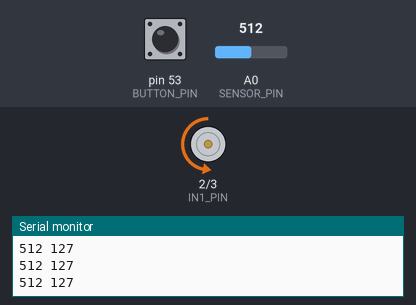
This sketch was run on a simulated Arduino Mega 2560, built with avr-gcc and run on an emulated ATmega2560. Parts: motor-driver pin pairs drawn as motors (green arrow = first pin HIGH = forward, orange = second pin HIGH = backward, longer = more drive, scaled by the enable pin), the last lines printed to the serial monitor. The test bench sets the inputs (shaded band); at power-on: A0 (SENSOR_PIN) = 512, pin 53 (BUTTON_PIN) HIGH.

Above: at 1.2 s.
1.3 s: A0 (SENSOR_PIN) set to 716
At 1.9 s:
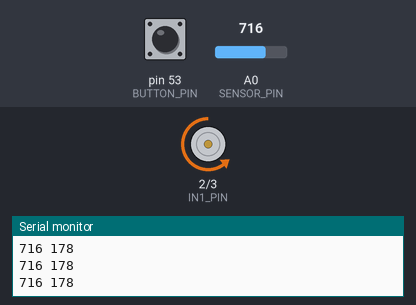
2.8 s: pin 53 (BUTTON_PIN) pulled LOW for 0.15 s
At 3.7 s:
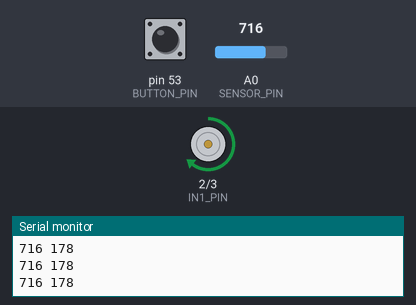
4.7 s: A0 (SENSOR_PIN) set to 900
At 5.1 s:
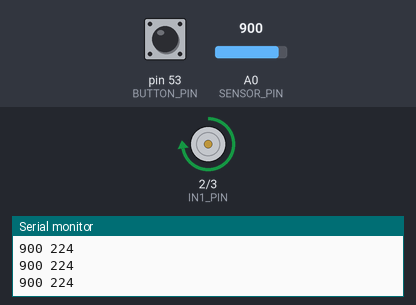
6.2 s: pin 53 (BUTTON_PIN) pulled LOW for 1 s
At 8.7 s:
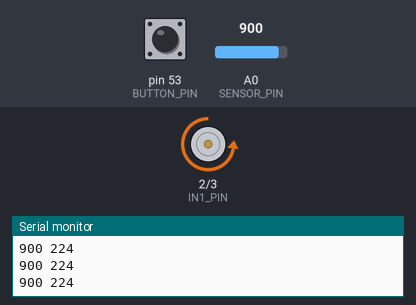
9.0 s: A0 (SENSOR_PIN) set to 122
At 10.2 s:
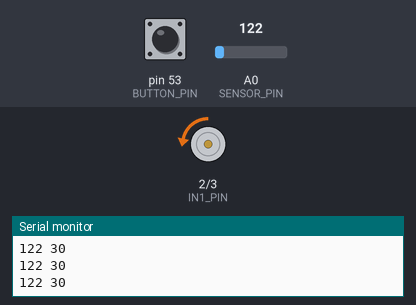
10.5 s: pin 53 (BUTTON_PIN) pulled LOW for 0.15 s
At 12.0 s:
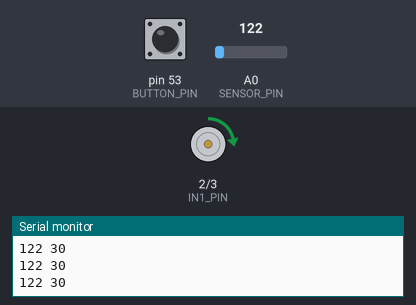
Timing chart, 0 to 13.4 s (numbered marks = the images above; inputs shaded):
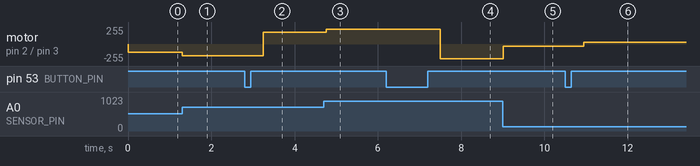

Measured:
- after the input at 1.3 s, motor on pin 2 (IN1_PIN) / pin 3 (IN2_PIN): backward 127/255 → backward 178/255 at once
- after the input at 2.8 s, motor on pin 2 (IN1_PIN) / pin 3 (IN2_PIN): backward 178/255 → forward 178/255 after 0.45 s
- after the input at 4.7 s, motor on pin 2 (IN1_PIN) / pin 3 (IN2_PIN): forward 178/255 → forward 224/255 after 0.06 s
- after the input at 6.2 s, motor on pin 2 (IN1_PIN) / pin 3 (IN2_PIN): forward 224/255 → backward 224/255 after 1.3 s
- after the input at 9.0 s, motor on pin 2 (IN1_PIN) / pin 3 (IN2_PIN): backward 224/255 → backward 30/255 at once
- after the input at 10.5 s, motor on pin 2 (IN1_PIN) / pin 3 (IN2_PIN): backward 30/255 → forward 30/255 after 0.45 s

The sketch:

HBridgeTest.ino
```cpp
// Define names for the pins.
#define SENSOR_PIN A0
#define IN1_PIN 2
#define IN2_PIN 3
#define ENA_PIN 4
#define BUTTON_PIN 53

int analogValue;  // Value of the potentiometer.
bool state;       // Flag to represnt the direction of rotation.

void setup() {
  Serial.begin(9600);  // Start serial communication between the board and the computer.

  // Configuration of the digital pins.
  pinMode(IN1_PIN, OUTPUT);
  pinMode(IN2_PIN, OUTPUT);
  pinMode(ENA_PIN, OUTPUT);
  pinMode(BUTTON_PIN, INPUT_PULLUP);

  // Definition of the initial direction.
  digitalWrite(IN1_PIN, LOW);
  digitalWrite(IN2_PIN, HIGH);
  state = true; // This direction is identified by state = true.
}

void loop() {
  analogValue = analogRead(SENSOR_PIN);              // Reads the value of the potentiometer.
  int velocity = map(analogValue, 0, 1023, 0, 255);  // Converts the value of the potentiometer.

  // Write in the serial monitor, the values of the potentiometer and the velocity.
  Serial.print(analogValue);
  Serial.print(" ");
  Serial.println(velocity);

  //Serial.println(digitalRead(BUTTON_PIN));

  // If the button is pressed, inverte the state to change the direction of rotation.
  if(digitalRead(BUTTON_PIN) == LOW) {
    state = !state;
    while(digitalRead(BUTTON_PIN) == LOW);
    delay(300);
  }

  // Choose the direction of rotation according to the state value.
  if(state == true) {
    digitalWrite(IN1_PIN, LOW);
    digitalWrite(IN2_PIN, HIGH);
  }
  else {
    digitalWrite(IN1_PIN, HIGH);
    digitalWrite(IN2_PIN, LOW);
  }

  // Set the velocity.
  analogWrite(ENA_PIN, velocity);

  delay(100);
}
```
